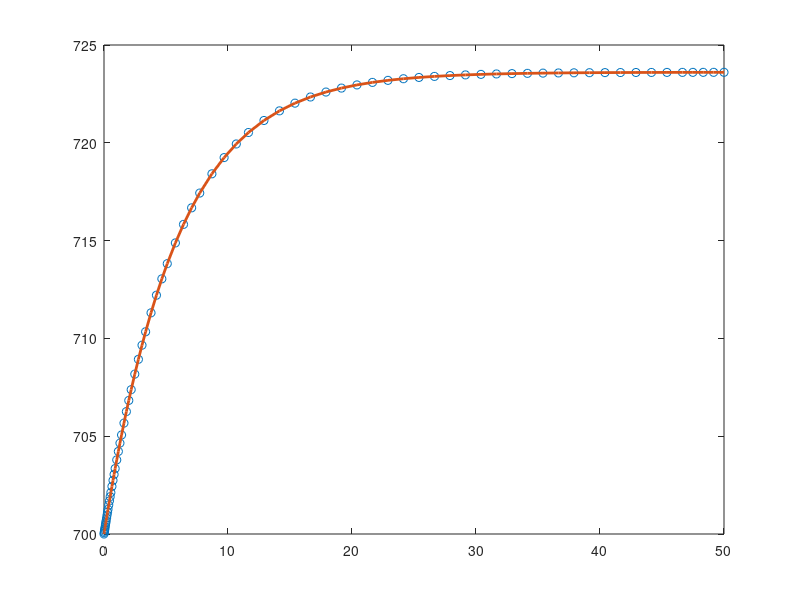

MATLAB code to generate this figure: (Note: this script raises an error after producing the figure.)
clear; clc; close all;

%% Logistic growth with constant harvesting
% Model:
%
%   dP/dt = r*P*(1 - P/K) - H
%
% with
%   r = 0.4 per year
%   K = 1000 fish
%   H = 80 fish/year
%   P(0) = 700 fish
%
% We derived analytically that the stable equilibrium is
% approximately P_plus = 723.6 fish.

%% Parameters
r = 0.4;
K = 1000;
H = 80;
P0 = 700;

%% Dimensionless harvesting parameter
h = H / (K*r);

fprintf('Dimensionless harvesting parameter h = %.4f\n', h);

%% Equilibria in dimensionless variables
u_minus = (1 - sqrt(1 - 4*h)) / 2;
u_plus  = (1 + sqrt(1 - 4*h)) / 2;

fprintf('u_minus = %.6f\n', u_minus);
fprintf('u_plus  = %.6f\n', u_plus);

%% Convert equilibria back to fish population
P_minus = K * u_minus;
P_plus  = K * u_plus;

fprintf('P_minus = %.2f fish\n', P_minus);
fprintf('P_plus  = %.2f fish\n', P_plus);

%% Analytical solution
% Dimensionless initial condition
u0 = P0 / K;

% Difference between the two equilibria
d = u_plus - u_minus;

% Constant determined from the initial condition
q0 = (u_plus - u0) / (u0 - u_minus);

% Since tau = r*t, the exponential becomes exp(-d*r*t)
u_exact = @(t) ...
    (u_plus + u_minus*q0.*exp(-d*r*t)) ./ ...
    (1 + q0.*exp(-d*r*t));

% Convert back to physical population
P_exact = @(t) K * u_exact(t);

%% Numerical solution using ode45
odefun = @(t,P) r*P.*(1 - P/K) - H;

tspan = [0 50];

[t_num, P_num] = ode45(odefun, tspan, P0);

%% Evaluate analytical solution at same times
P_exact_num = P_exact(t_num);

%% Plot analytical and numerical solutions
figure;

plot(t_num, P_num, 'o', ...
    'DisplayName', 'ode45 numerical solution');
hold on;

plot(t_num, P_exact_num, '-', ...
    'LineWidth', 2, ...
    'DisplayName', 'Analytical solution');

yline(P_plus, '--', ...
    'DisplayName', 'Stable equilibrium');

xlabel('Time (years)');
ylabel('Population P(t)');
title('Logistic Growth with Constant Harvesting');

legend('Location', 'best');
grid on;

%% Compute numerical error
error = abs(P_num - P_exact_num);

fprintf('Maximum absolute error = %.6e fish\n', max(error));

%% Plot the error
figure;

semilogy(t_num, error, 'LineWidth', 2);

xlabel('Time (years)');
ylabel('|P_{ode45} - P_{exact}|');
title('Error Between ode45 and Analytical Solution');

grid on;
